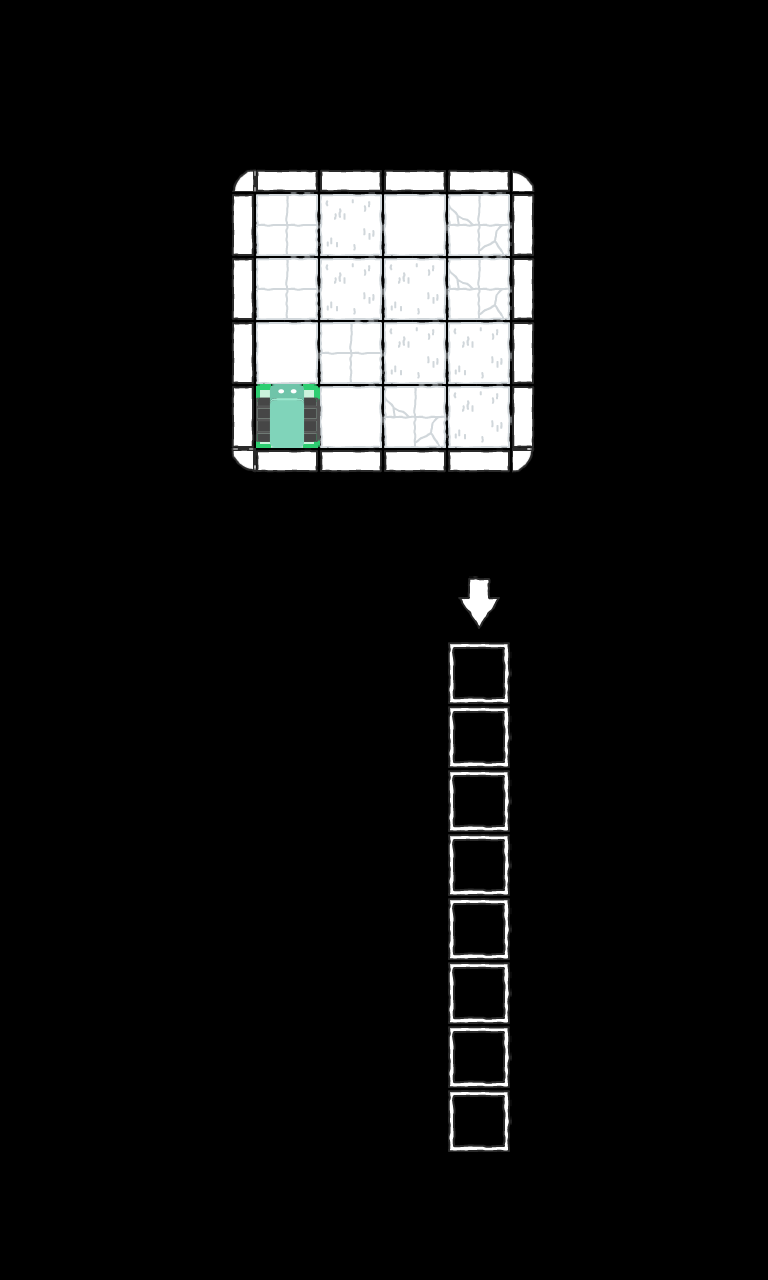

Below is a game level as drawn by its tile map, then a one-line description and the .tmx that defines it (tile-layer data replaced by summaries):
An orthogonal 12x20 tile map with 64x64 px tiles, 5 tile layers (walls, floor, controls, objects, ...).

<map version="1.9" tiledversion="1.9.2" orientation="orthogonal" renderorder="right-down" width="12" height="20" tilewidth="64" tileheight="64" infinite="0" nextlayerid="5" nextobjectid="1">
 <tileset firstgid="1" source="../tileset/tileset.tsx" />
 <layer id="3" name="walls" width="12" height="20">
  <data>[240 cells, 20 non-empty, 8 distinct tile ids]</data>
 </layer>
 <layer id="4" name="floor" width="12" height="20">
  <data>[240 cells, 16 non-empty, 4 distinct tile ids]</data>
 </layer>
 <layer id="2" name="controls" width="12" height="20">
  <data>[240 cells, 9 non-empty, 2 distinct tile ids]</data>
 </layer>
 <layer id="3" name="objects" width="12" height="20">
  <data>[240 cells, 1 non-empty, 1 distinct tile ids]</data>
 </layer>
 <layer id="2" name="player" width="12" height="20">
  <data>[240 cells, 1 non-empty, 1 distinct tile ids]</data>
 </layer>
</map>
